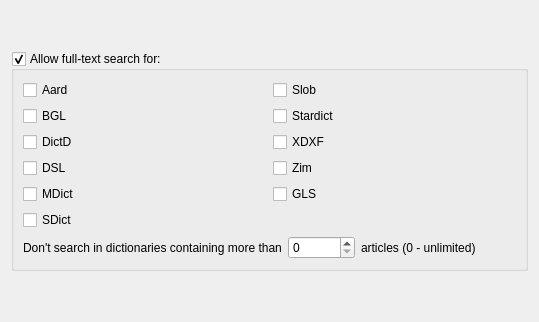
     <widget class="QWidget" name="tab_FTS">
      <attribute name="icon">
       <iconset resource="resources.qrc">
        <normaloff>:/icons/system-search.svg</normaloff>:/icons/system-search.svg</iconset>
      </attribute>
      <attribute name="title">
       <string>Full-text search</string>
      </attribute>
      <layout class="QVBoxLayout" name="verticalLayout_19">
       <item>
        <spacer name="verticalSpacer_9">
         <property name="orientation">
          <enum>Qt::Vertical</enum>
         </property>
         <property name="sizeHint" stdset="0">
          <size>
           <width>20</width>
           <height>40</height>
          </size>
         </property>
        </spacer>
       </item>
       <item>
        <widget class="QGroupBox" name="ftsGroupBox">
         <property name="title">
          <string>Allow full-text search for:</string>
         </property>
         <property name="checkable">
          <bool>true</bool>
         </property>
         <property name="checked">
          <bool>true</bool>
         </property>
         <layout class="QGridLayout" name="gridLayout_4">
          <item row="0" column="0">
           <widget class="QCheckBox" name="allowAard">
            <property name="text">
             <string notr="true">Aard</string>
            </property>
           </widget>
          </item>
          <item row="1" column="0">
           <widget class="QCheckBox" name="allowBGL">
            <property name="text">
             <string notr="true">BGL</string>
            </property>
           </widget>
          </item>
          <item row="2" column="0">
           <widget class="QCheckBox" name="allowDictD">
            <property name="text">
             <string notr="true">DictD</string>
            </property>
           </widget>
          </item>
          <item row="3" column="0">
           <widget class="QCheckBox" name="allowDSL">
            <property name="text">
             <string notr="true">DSL</string>
            </property>
           </widget>
          </item>
          <item row="4" column="0">
           <widget class="QCheckBox" name="allowMDict">
            <property name="text">
             <string notr="true">MDict</string>
            </property>
           </widget>
          </item>
          <item row="5" column="0">
           <widget class="QCheckBox" name="allowSDict">
            <property name="text">
             <string notr="true">SDict</string>
            </property>
           </widget>
          </item>
          <item row="0" column="1">
           <widget class="QCheckBox" name="allowSlob">
            <property name="text">
             <string notr="true">Slob</string>
            </property>
           </widget>
          </item>
          <item row="1" column="1">
           <widget class="QCheckBox" name="allowStardict">
            <property name="text">
             <string notr="true">Stardict</string>
            </property>
           </widget>
          </item>
          <item row="2" column="1">
           <widget class="QCheckBox" name="allowXDXF">
            <property name="text">
             <string notr="true">XDXF</string>
            </property>
           </widget>
          </item>
          <item row="3" column="1">
           <widget class="QCheckBox" name="allowZim">
            <property name="text">
             <string notr="true">Zim</string>
            </property>
           </widget>
          </item>
          <item row="4" column="1">
           <widget class="QCheckBox" name="allowGls">
            <property name="text">
             <string notr="true">GLS</string>
            </property>
           </widget>
          </item>
          <item row="6" column="0" colspan="2">
           <layout class="QHBoxLayout" name="horizontalLayout_14">
            <item>
             <widget class="QLabel" name="label_14">
              <property name="text">
               <string>Don't search in dictionaries containing more than</string>
              </property>
             </widget>
            </item>
            <item>
             <widget class="QSpinBox" name="maxDictionarySize">
              <property name="maximum">
               <number>10000000</number>
              </property>
              <property name="singleStep">
               <number>10000</number>
              </property>
             </widget>
            </item>
            <item>
             <widget class="QLabel" name="label_15">
              <property name="text">
               <string>articles (0 - unlimited)</string>
              </property>
             </widget>
            </item>
            <item>
             <spacer name="horizontalSpacer_10">
              <property name="orientation">
               <enum>Qt::Horizontal</enum>
              </property>
              <property name="sizeHint" stdset="0">
               <size>
                <width>40</width>
                <height>20</height>
               </size>
              </property>
             </spacer>
            </item>
           </layout>
          </item>
         </layout>
        </widget>
       </item>
       <item>
        <spacer name="verticalSpacer_7">
         <property name="orientation">
          <enum>Qt::Vertical</enum>
         </property>
         <property name="sizeHint" stdset="0">
          <size>
           <width>20</width>
           <height>40</height>
          </size>
         </property>
        </spacer>
       </item>
      </layout>
     </widget>
